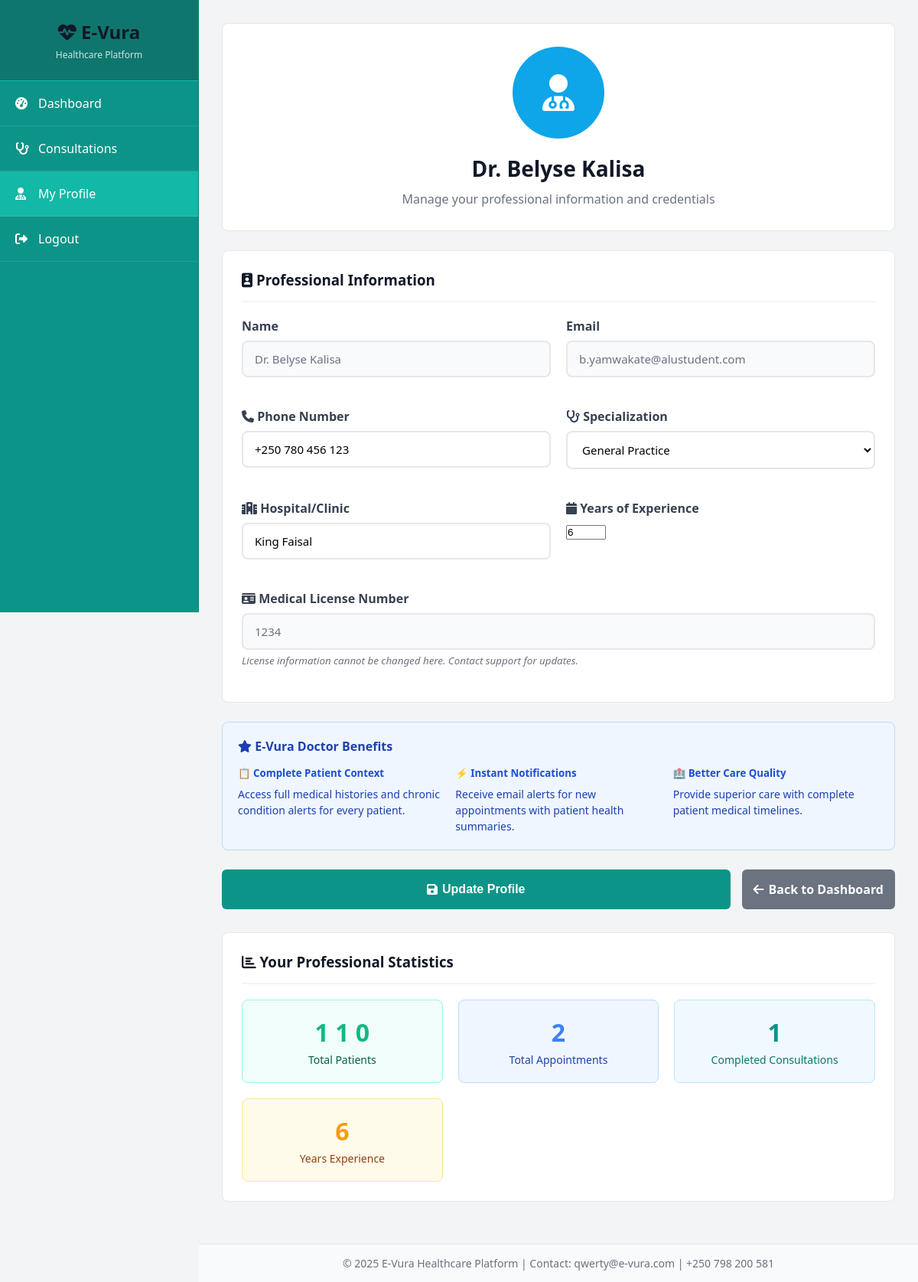
/doctor/profile (signed in), run on an earlier commit of the app's database.
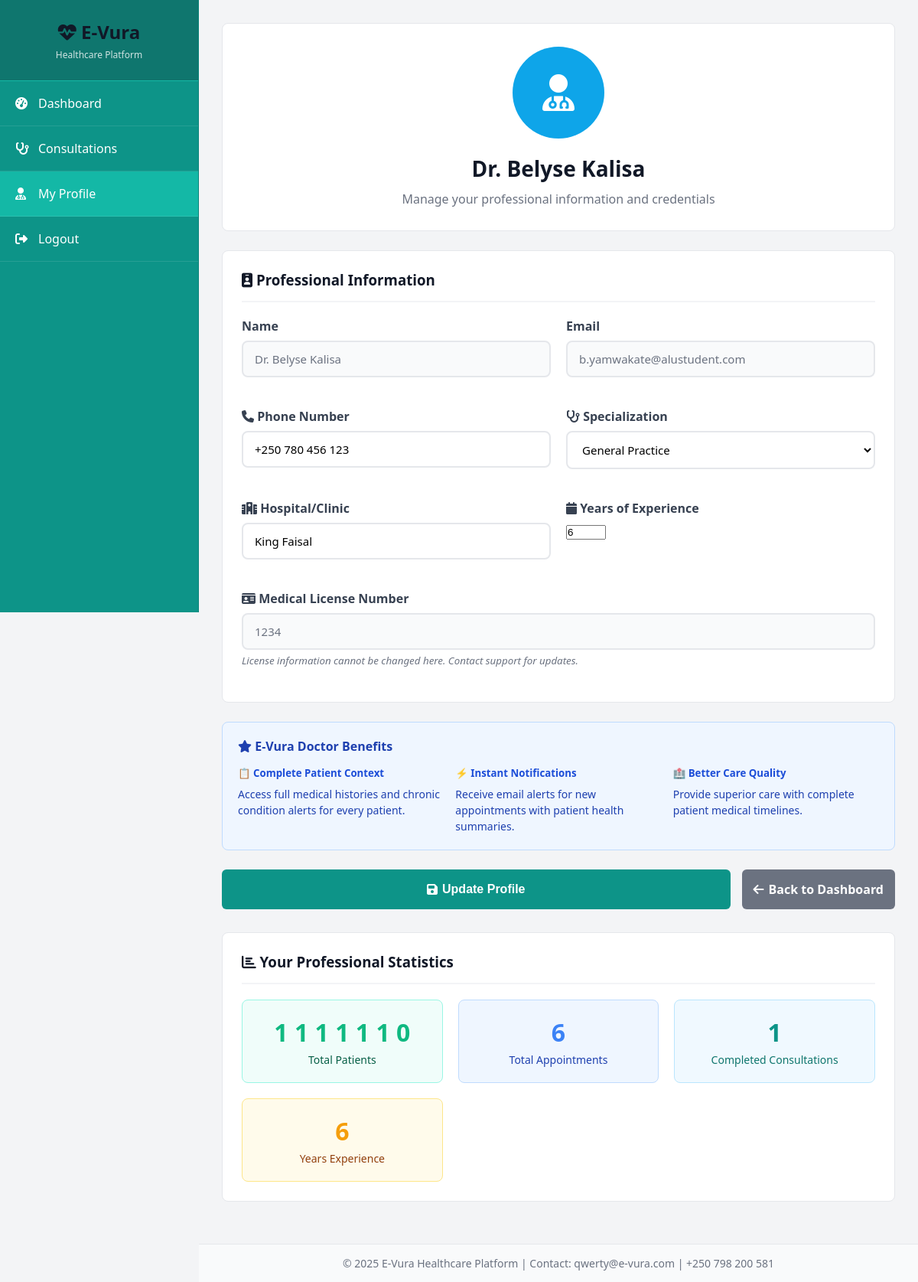
And on a later commit of the database.
### app.py (models this page shows)
class Appointment(db.Model):
    id = db.Column(db.Integer, primary_key=True)
    patient_id = db.Column(db.Integer, db.ForeignKey('patient.id'), nullable=False)
    doctor_id = db.Column(db.Integer, db.ForeignKey('doctor.id'), nullable=False)
    date = db.Column(db.String(20), nullable=False)
    time = db.Column(db.String(10), nullable=False)
    reason = db.Column(db.Text)
    status = db.Column(db.String(20), default='pending')
    notes = db.Column(db.Text)
    created_at = db.Column(db.DateTime, default=datetime.utcnow)

### app.py (the view, shortened to what this page needs)
@app.route('/doctor/profile', methods=['GET', 'POST'])
@login_required
@doctor_required
def doctor_profile():
    doctor = Doctor.query.get(session['user_id'])
    return render_template('doctor_profile.html', doctor=doctor)

### app.py (called while the page is built)
def login_required(f):
    @wraps(f)
    def decorated_function(*args, **kwargs):
        if 'user_id' not in session or 'user_type' not in session:
            flash('Please log in to access this page.', 'warning')
            return redirect(url_for('login'))
        return f(*args, **kwargs)
    return decorated_function

def doctor_required(f):
    @wraps(f)
    def decorated_function(*args, **kwargs):
        if session.get('user_type') != 'doctor':
            flash('Access denied. Doctors only.', 'danger')
            return redirect(url_for('index'))
        return f(*args, **kwargs)
    return decorated_function

### templates/doctor_profile.html (shortened to what the changed rows need)
{% extends "base.html" %}
{% block content %}
<div style="background: white; border-radius: 8px; padding: 30px; margin-bottom: 25px; border: 1px solid #e5e7eb; text-align: center;">
    <h1 style="font-size: 28px; margin-bottom: 10px;">Dr. {{ doctor.username }}</h1>
</div>
<div style="background: white; border-radius: 8px; padding: 25px; margin-bottom: 25px; border: 1px solid #e5e7eb;">
    <div style="display: grid; grid-template-columns: repeat(auto-fit, minmax(200px, 1fr)); gap: 20px;">
        <div style="text-align: center; padding: 20px; background: #f0fdfa; border-radius: 8px; border-left: 4px solid #10b981; border: 1px solid #99f6e4;">
            <div style="font-size: 32px; font-weight: bold; color: #10b981; margin-bottom: 5px;">
                {% set total_patients = namespace() %}
                {% set total_patients.count = 0 %}
                {% for apt in doctor.appointments %}
                    {% set unique_patients = doctor.appointments|map(attribute='patient_id')|list|unique|list %}
                    {{ unique_patients|length }}
                {% endfor %}
                {{ total_patients.count }}
            </div>
            <div style="color: #065f46; font-size: 14px;">Total Patients</div>
        </div>
        <div style="text-align: center; padding: 20px; background: #eff6ff; border-radius: 8px; border-left: 4px solid #3b82f6; border: 1px solid #bfdbfe;">
            <div style="font-size: 32px; font-weight: bold; color: #3b82f6; margin-bottom: 5px;">{{ doctor.appointments|length }}</div>
            <div style="color: #1e40af; font-size: 14px;">Total Appointments</div>
        </div>
    </div>
</div>
{% endblock %}

What changed in the data, as far as the page shows it:
added Appointment: unique_patients "1"
added Appointment: unique_patients "1"
added Appointment: unique_patients "1"
added Appointment: unique_patients "1"
Also different on the page:
{{ doctor.appointments|length }}: "2" → "6"
